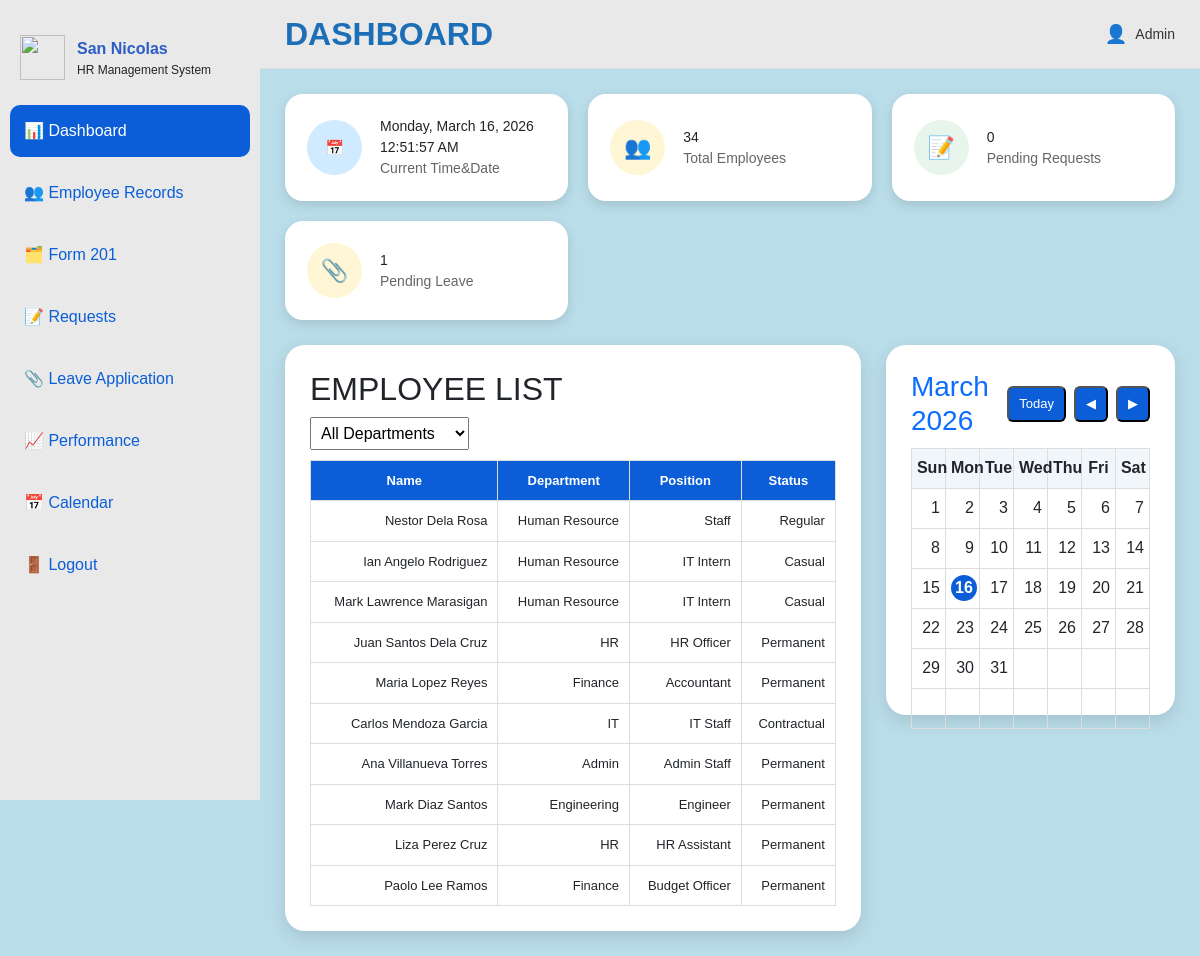
The app's page /main/dashboard.php (signed in) with its own data.
### tables this page shows
CREATE TABLE `employees` (
  `id` int(11) NOT NULL,
  `employee_id` varchar(50) NOT NULL,
  `first_name` varchar(100) NOT NULL,
  `last_name` varchar(100) NOT NULL,
  `middle_name` varchar(100) DEFAULT NULL,
  `name` varchar(255) DEFAULT NULL,
  `address` text DEFAULT NULL,
  `civil_status` varchar(50) DEFAULT NULL,
  `blood_type` varchar(5) DEFAULT NULL,
  `philhealth` varchar(50) DEFAULT NULL,
  `sss` varchar(50) DEFAULT NULL,
  `gsis` varchar(50) DEFAULT NULL,
  `pagibig` varchar(50) DEFAULT NULL,
  `tin` varchar(50) DEFAULT NULL,
  `department` varchar(100) DEFAULT NULL,
  `position` varchar(100) DEFAULT NULL,
  `employee_status` varchar(50) DEFAULT NULL,
  `salary_grade` varchar(50) DEFAULT NULL,
  `hired_at` date DEFAULT NULL,
  `appointment_date` date DEFAULT NULL,
  `appointment_ended` enum('Yes','No') DEFAULT 'No',
  `role` varchar(50) DEFAULT NULL,
  `email` varchar(150) DEFAULT NULL,
  `password` varchar(255) DEFAULT NULL,
  `created_at` timestamp NOT NULL DEFAULT current_timestamp()
);

### main/dashboard.php (the view, shortened to what this page needs)
<?php
$conn = new mysqli("localhost", "root", "", "hrsys_db");
$sql = "SELECT name, department, position, employee_status FROM employees";
$sql .= " LIMIT 10";
$stmt = $conn->prepare($sql);
$stmt->execute();
$result = $stmt->get_result();
$pendingRequestQuery = $conn->query("SELECT COUNT(*) AS total_requests FROM requests WHERE status='Pending'");
$pendingRequest = $pendingRequestQuery ? $pendingRequestQuery->fetch_assoc()['total_requests'] : 0;
$pendingLeaveQuery = $conn->query("SELECT COUNT(*) AS total_leave FROM leave_application WHERE status='Pending'");
$pendingLeave = $pendingLeaveQuery ? $pendingLeaveQuery->fetch_assoc()['total_leave'] : 0;
$totalEmployees = $conn->query("SELECT COUNT(*) AS total_employees FROM employees");
$totalEmployees = $totalEmployees ? $totalEmployees->fetch_assoc()['total_employees'] : 0;
$month = isset($_GET['month']) ? (int)$_GET['month'] : date('n');
$year  = isset($_GET['year']) ? (int)$_GET['year'] : date('Y');
$firstDayOfMonth = mktime(0,0,0,$month,1,$year);
$monthName = date('F Y', $firstDayOfMonth);
?>
<!DOCTYPE html>
<html lang="en">
<head>
<link href="https://cdn.jsdelivr.net/npm/bootstrap@5.3.2/dist/css/bootstrap.min.css" rel="stylesheet">
</head>
<body>
<div class="overlay">
<div class="wrapper">
<div class="sidebar">
    <div class="sidebar-logo">
        <img src="/assets/images/sannic.png">
        <div>
            <div class="logo-title">San Nicolas</div>
            <div style="font-size:12px;">HR Management System</div>
        </div>
    </div>
    <a href="dashboard.php" class="menu-item active">📊 Dashboard</a>
    <a href="employee_records.php" class="menu-item">👥 Employee Records</a>
    <a href="form201.php" class="menu-item">🗂️ Form 201</a>
    <a href="requests.php" class="menu-item">📝 Requests</a>
    <a href="leave_application.php" class="menu-item">📎 Leave Application</a>
    <a href="performance.php" class="menu-item">📈 Performance</a>
    <a href="work_calendar.php" class="menu-item">📅 Calendar</a>
    <a href="#" class="menu-item logout" data-bs-toggle="modal" data-bs-target="#logoutModal">
        🚪 Logout
    </a>
</div>
<div class="main">
<div class="topbar">
    <div class="topbar-left">
        <h2>DASHBOARD</h2>
    </div>
    <div class="topbar-right">
        <span class="user-icon">👤</span>
        <span class="username">Admin</span>
    </div>
</div>
<div class="cards">
<div class="card-modern">
    <div class="card-icon blue">📅</div>
    <div class="card-info">
        <div class="card-number" id="currentTimeSmall"></div>
        <div class="card-label">Current Time&Date</div>
    </div>
</div>
<div class="card-modern">
    <div class="card-icon yellow">👥</div>
    <div class="card-info">
        <div class="card-number"><?= $totalEmployees ?></div>
        <div class="card-label">Total Employees</div>
    </div>
</div>
<div class="card-modern">
    <div class="card-icon green">📝</div>
    <div class="card-info">
        <div class="card-number"><?= $pendingRequest ?></div>
        <div class="card-label">Pending Requests</div>
    </div>
</div>
<div class="card-modern">
    <div class="card-icon yellow">📎</div>
    <div class="card-info">
        <div class="card-number"><?= $pendingLeave ?></div>
        <div class="card-label">Pending Leave</div>
    </div>
</div>
</div>
<div class="bottom-row">
<div class="employee-box">
<h2>EMPLOYEE LIST</h2>
<form method="GET" style="margin-bottom:10px;">
    <select name="department" onchange="this.form.submit()">
        <option value="">All Departments</option>
    </select>
</form>
<table class="employee-table">
<tr>
    <th>Name</th>
    <th>Department</th>
    <th>Position</th>
    <th>Status</th>
</tr>
<?php while($row = $result->fetch_assoc()): ?>
<tr>
    <td><?= htmlspecialchars($row['name']) ?></td>
    <td><?= htmlspecialchars($row['department']) ?></td>
    <td><?= htmlspecialchars($row['position']) ?></td>
    <td><?= htmlspecialchars($row['employee_status']) ?></td>
</tr>
<?php endwhile; ?>
</table>
</div>
<div class="calendar-box">
<div class="calendar-header">
    <h3 id="monthTitle"><?= $monthName ?></h3>
    <div class="calendar-controls">
        <button class="cal-btn" onclick="goToday()">Today</button>
        <button class="cal-btn" onclick="changeMonth(-1)">◀</button>
        <button class="cal-btn" onclick="changeMonth(1)">▶</button>
    </div>
</div>
<table>
    <tr>
        <th>Sun</th>
        <th>Mon</th>
        <th>Tue</th>
        <th>Wed</th>
        <th>Thu</th>
        <th>Fri</th>
        <th>Sat</th>
    </tr>
<tbody id="calendarBody"></tbody>
</table>
</div>
</div>
</div>
</div>
</body>
</html>

### main/dashboard.php (style rules this page uses)
* { box-sizing:border-box; font-family:Arial,sans-serif; }
body { margin:0; background:url("/assets/images/bgsannic.png") no-repeat center fixed; background-size:cover; }
.overlay { background:rgba(173,216,230,.85); min-height:100vh; }
.wrapper { display:flex; }
.sidebar { width:260px; min-height:100vh; background:#e9e9e9; padding-top:20px; position:fixed; left:0; top:0; }
.sidebar-logo { display:flex; gap:12px; padding:15px 20px; align-items:center; }
.sidebar-logo img { width:45px; height:45px; }
.logo-title { font-weight:bold; color:#2c5cc5; }
.menu-item { display:flex; gap:12px; padding:14px; margin:10px; border-radius:10px; text-decoration:none; color:#0b5ed7; }
.menu-item.active, .menu-item:hover { background:#0b5ed7; color:#fff; }
.main { margin-left:260px; width:calc(100% - 260px); }
.topbar { display:flex; justify-content:space-between; align-items:center; background:#e9e9e9; padding:15px 25px; border-bottom:1px solid #ddd; }
.topbar h2 { color:#1c6fb7; font-weight:700; margin:0; }
.topbar-right { display:flex; align-items:center; gap:8px; color:#333; font-size:14px; }
.user-icon { font-size:18px; }
.cards { display:grid; grid-template-columns:repeat(auto-fit,minmax(220px,1fr)); gap:20px; padding:25px; }
.card-modern { background:#fff; padding:22px; border-radius:18px; display:flex; align-items:center; gap:18px; box-shadow:0 4px 12px rgba(0,0,0,0.12); transition:0.2s; }
.card-icon { width:55px; height:55px; border-radius:50%; display:flex; align-items:center; justify-content:center; font-size:22px; }
.green { background:#e7f5ec; color:#2e7d32; }
.yellow { background:#fff6d6; color:#e6b800; }
.blue { background:#d0ebff; color:#1c7ed6; font-size:15px; }
.card-number { font-size:14px; font-weight:500; }
.card-label { font-size:14px; color:#666; }
.bottom-row { display:flex; gap:25px; padding:0 25px 25px 25px; flex-wrap:wrap; }
.employee-box, .calendar-box { background:#fff; padding:25px; border-radius:20px; box-shadow:0 6px 18px rgba(0,0,0,0.12); transition:0.2s; }
.employee-box { flex:2.2; }
.calendar-box { flex:1; height: 370px; }
.employee-table { width:100%; border-collapse:collapse; font-size:13px; }
.employee-table th { background:#0b5ed7; color:#fff; padding:10px; }
.employee-table td { padding:10px; border-bottom:1px solid #ddd; }
.calendar-box table { width:100%; table-layout:fixed; }
table { width:100%; border-collapse:collapse; margin-top:10px; }
th,td { border:1px solid #ddd; height:40px; padding:5px; text-align:right; }
th { text-align:center; background:#f1f6fb; }
.calendar-header { display:flex; justify-content:space-between; align-items:center; margin-bottom:10px; }
#monthTitle { color:#0d6efd; margin:0; }
.calendar-controls { display:flex; gap:8px; }
.cal-btn { text-decoration:none; padding:6px 10px; background:#0b5ed7; color:#fff; border-radius:6px; font-size:13px; }
select { padding:6px; }

### records on screen
employees: name "Nestor Dela Rosa", department "Human Resource", position "Staff", employee_status "Regular"
employees: name "Ian Angelo Rodriguez", department "Human Resource", position "IT Intern", employee_status "Casual"
employees: name "Mark Lawrence Marasigan", department "Human Resource", position "IT Intern", employee_status "Casual"
employees: name "Juan Santos Dela Cruz", department "HR", position "HR Officer", employee_status "Permanent"
employees: name "Maria Lopez Reyes", department "Finance", position "Accountant", employee_status "Permanent"
employees: name "Carlos Mendoza Garcia", department "IT", position "IT Staff", employee_status "Contractual"
employees: name "Ana Villanueva Torres", department "Admin", position "Admin Staff", employee_status "Permanent"
employees: name "Mark Diaz Santos", department "Engineering", position "Engineer", employee_status "Permanent"
employees: name "Liza Perez Cruz", department "HR", position "HR Assistant", employee_status "Permanent"
employees: name "Paolo Lee Ramos", department "Finance", position "Budget Officer", employee_status "Permanent"

### other values on screen
$totalEmployees "34"
$pendingRequest "0"
$pendingLeave "1"
